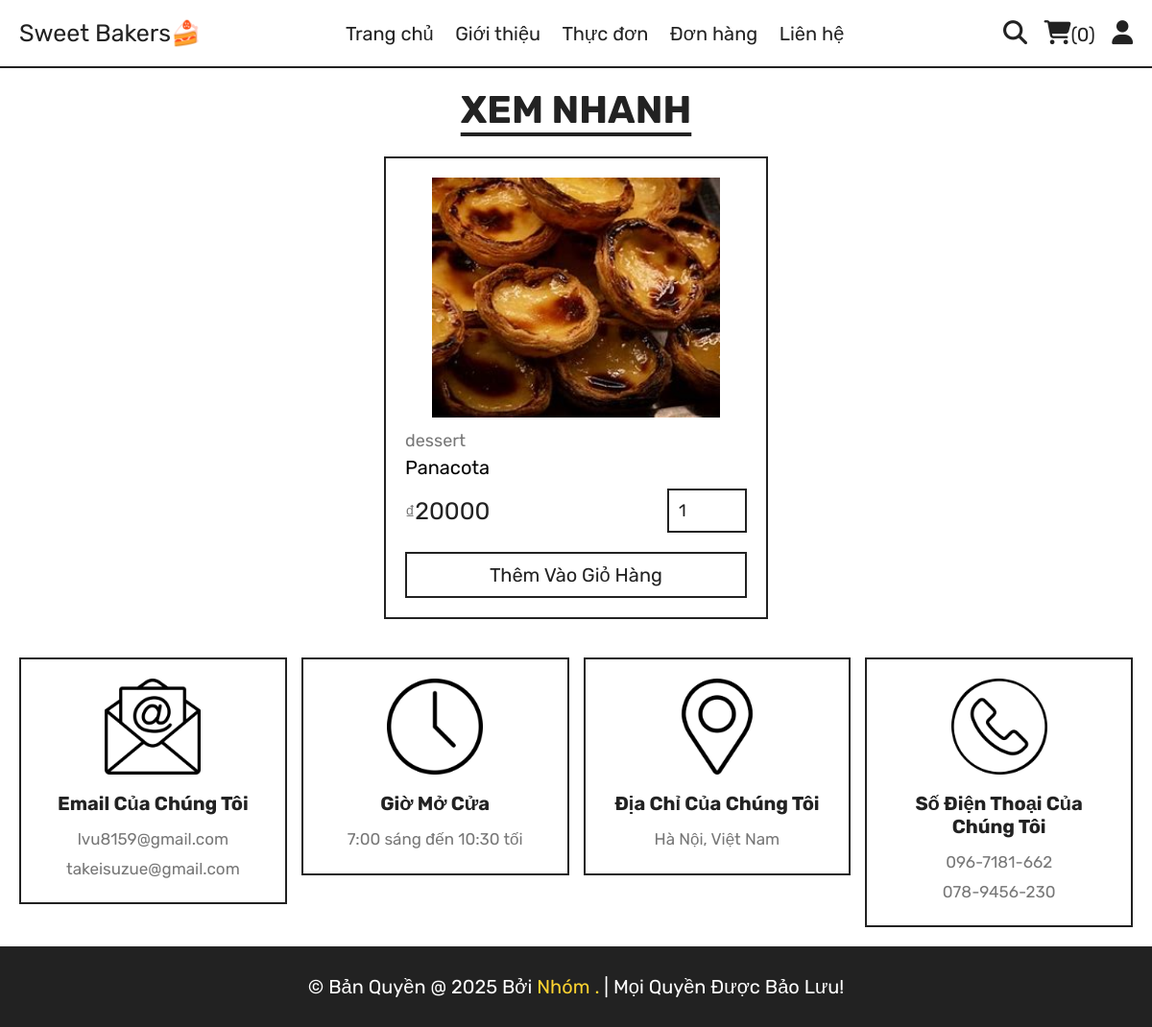
/quick_view.php?pid=42, run on the app's committed database.
### tables this page shows
CREATE TABLE `products` (
  `id` int(100) NOT NULL,
  `name` varchar(100) NOT NULL,
  `category` varchar(100) NOT NULL,
  `price` int(10) NOT NULL,
  `image` varchar(100) NOT NULL
);

### quick_view.php (the view, shortened to what this page needs)
<?php
include 'components/connect.php';
?>
<!DOCTYPE html>
<html lang="vi">
<head>
   <link rel="stylesheet" href="https://cdnjs.cloudflare.com/ajax/libs/font-awesome/6.1.1/css/all.min.css">
   <link rel="stylesheet" href="css/style.css">
</head>
<body>
<?php include 'components/user_header.php'; ?>
<section class="quick-view">
   <h1 class="title">Xem nhanh</h1>
   <?php
      $pid = $_GET['pid'];
      $select_products = $conn->prepare("SELECT * FROM `products` WHERE id = ?");
      $select_products->execute([$pid]);
      if($select_products->rowCount() > 0){
         while($fetch_products = $select_products->fetch()){
   ?>
   <form action="" method="post" class="box">
      <img src="uploaded_img/<?= $fetch_products['image']; ?>" alt="">
      <a href="category.php?category=<?= $fetch_products['category']; ?>" class="cat"><?= $fetch_products['category']; ?></a>
      <div class="name"><?= $fetch_products['name']; ?></div>
      <div class="flex">
         <div class="price"><span>₫</span><?= $fetch_products['price']; ?></div>
         <input type="number" name="qty" class="qty" min="1" max="99" value="1" maxlength="2">
      </div>
      <button type="submit" name="add_to_cart" class="cart-btn">Thêm vào giỏ hàng</button>
   </form>
   <?php
         }
      }else{
         echo '<p class="empty">Chưa có sản phẩm nào được thêm!</p>';
      }
   ?>
</section>
<?php include 'components/footer.php'; ?>
</body>
</html>

### css/style.css (style rules this page uses)
:root { --yellow:#fed330; --red:#e74c3c; --white:#fff; --black:#222; --light-color:#777; --border:.2rem solid var(--black); }
* { font-family: 'Rubik', sans-serif; margin:0; padding:0; box-sizing: border-box; outline: none; border: none; text-decoration: none; }
html { font-size: 62.5%; overflow-x: hidden; scroll-behavior: smooth; stop-opacity: 7rem; }
section { margin:0 auto; max-width: 1200px; padding:2rem; }
.title { text-align: center; margin-bottom: 2.5rem; font-size: 4rem; color:var(--black); text-transform: uppercase; text-decoration: underline; text-underline-offset: 1rem; }
.quick-view form { max-width: 40rem; padding:2rem; border:var(--border); position: relative; margin:0 auto; }
.quick-view form img { height: 25rem; width: 100%; object-fit: contain; margin-bottom: 1rem; }
.quick-view form .cat { font-size: 1.8rem; color:var(--light-color); }
.quick-view form .name { font-size: 2rem; margin:.5rem 0; }
.quick-view form .flex { display: flex; justify-content: space-between; align-items: center; gap:1.5rem; margin:1rem 0; }
.quick-view form .flex .price { font-size: 2.5rem; color:var(--black); }
.quick-view form .flex .price span { font-size: 2rem; color:var(--light-color); }
.quick-view form .flex .qty { border:var(--border); padding:1rem; font-size: 1.8rem; color:var(--black); }
.quick-view form .cart-btn { width: 100%; padding:1rem 3rem; text-align: center; border:var(--border); font-size: 2rem; color:var(--black); cursor: pointer; text-transform: capitalize; background: none; margin-top: 1rem; }

### data on the page
products: image (picture), category "dessert", name "Panacota", price "20000"

### other printed values
$total_cart_items "0"
